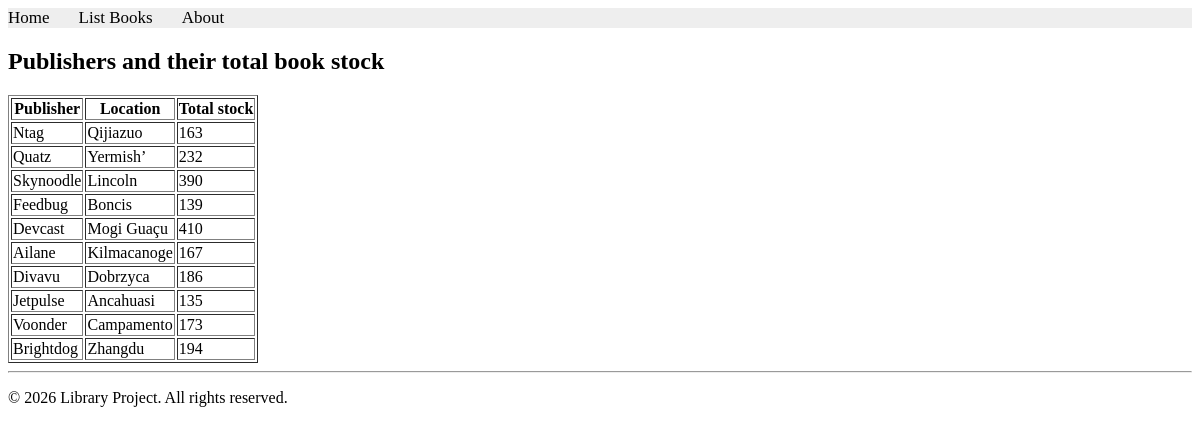
The page /books/lab9/task2 on the database its author committed.
### apps/bookmodule/models.py (models this page shows)
class Publisher(models.Model):
    name = models.CharField(max_length=200)
    location = models.CharField(max_length=300)

### apps/bookmodule/views.py (the view)
# urls.py: path('lab9/task2', views.lab9_task2, name="books.lab9_task2"),
def lab9_task2(request):
    publishers = Publisher.objects.annotate(total_stock=Sum('book__quantity'))
    return render(request, 'bookmodule/lab9/task2.html', {'publishers': publishers})

### apps/templates/bookmodule/lab9/task2.html (shortened to what this page needs)
{% extends "layouts/base.html" %}
{% load static %}
{% block content %}
    <h2>Publishers and their total book stock</h2>
    <table border="1">
        <tr>
            <th>Publisher</th>
            <th>Location</th>
            <th>Total stock</th>
        </tr>
        {% for publisher in publishers %}
        <tr>
            <td>{{ publisher.name }}</td>
            <td>{{ publisher.location }}</td>
            <td>{{ publisher.total_stock }}</td>
        </tr>
        {% endfor %}
    </table>
{% endblock content %}

### rows shown on the page
Publisher: name "Ntag", location "Qijiazuo", total_stock "163"
Publisher: name "Quatz", location "Yermish’", total_stock "232"
Publisher: name "Skynoodle", location "Lincoln", total_stock "390"
Publisher: name "Feedbug", location "Boncis", total_stock "139"
Publisher: name "Devcast", location "Mogi Guaçu", total_stock "410"
Publisher: name "Ailane", location "Kilmacanoge", total_stock "167"
Publisher: name "Divavu", location "Dobrzyca", total_stock "186"
Publisher: name "Jetpulse", location "Ancahuasi", total_stock "135"
Publisher: name "Voonder", location "Campamento", total_stock "173"
Publisher: name "Brightdog", location "Zhangdu", total_stock "194"
